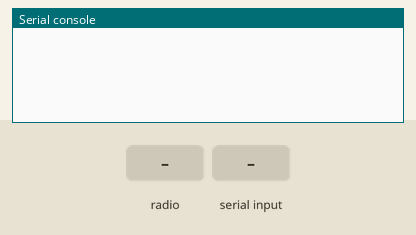
Bench run of a program on a simulated BBC micro:bit running MicroPython. Parts: the last lines printed to the serial console. Inputs (shaded band) come from the test bench. No radio messages arrive unless stated (any console line starting 'radio sent:' is added by the test bench).

Above: at 1.2 s.
1.3 s: radio message "1" arrives
At 2.2 s:
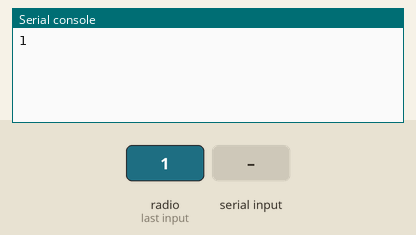
2.8 s: "1" typed at the serial console
At 3.4 s:
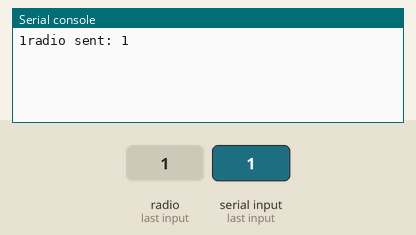
4.3 s: "0" typed at the serial console
At 5.7 s:
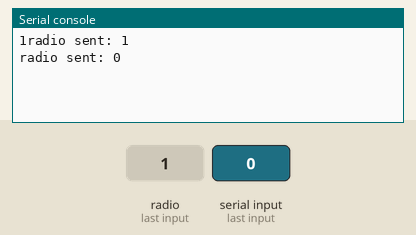

The program:

microbit_listener.py
```python
from microbit import *
import radio

radio.on()

while True:
    radio_msg = radio.receive_bytes()
    if radio_msg:
        uart.write(radio_msg)
    pc_msg = uart.read()
    if pc_msg:
        radio.send_bytes(pc_msg)
```

Measured:
- after the input at 1.3 s, the serial console: prints a new line at once (image 1)
- after the input at 2.8 s, the serial console: prints a new line at once (image 2)
- after the input at 4.3 s, the serial console: prints a new line at once (image 3)
